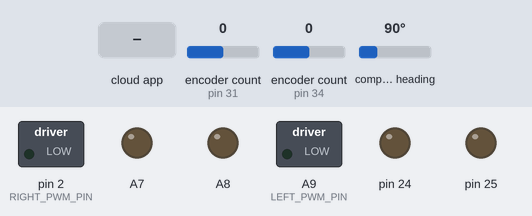
Bench run of a sketch on a simulated Teensy 4. On the bench: switched loads named in the sketch (green lamp = pin HIGH), output pins drawn as LEDs (lit = HIGH). The test bench sets the inputs (shaded band); at power-on: encoder count (sensors on pin 31, pin 34) 0, compass heading 90°. The ROS host is connected and sends only what is stated.

Above: at 1.2 s.
1.3 s: the phone or cloud app sets lwheel_vtarget to -100
At 1.6 s:
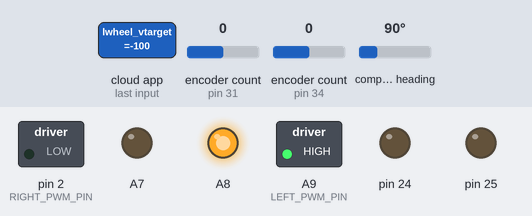
At 2.72 s:
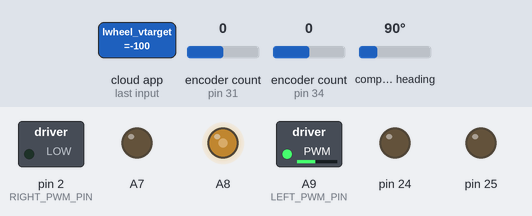
4.3 s: the phone or cloud app sets lwheel_vtarget to 0
5.8 s: the phone or cloud app sets rwheel_vtarget to -100
At 7.41 s:
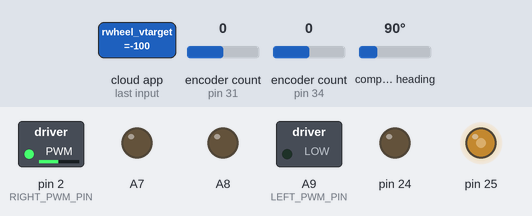
8.8 s: the phone or cloud app sets rwheel_vtarget to 0
10.3 s: the phone or cloud app sets lwheel_vtarget to 100
Timing chart, 0 to 57.4 s (numbered marks = the images above; inputs shaded):
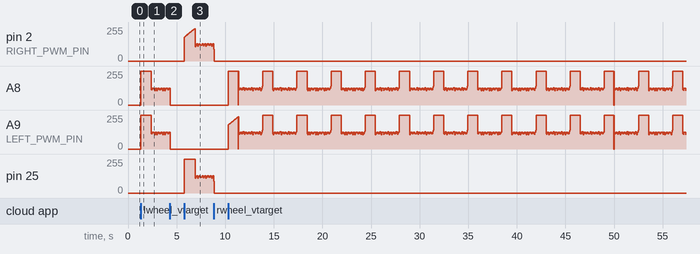

The sketch:

ians_controller.ino
```cpp
#include "motors.h"
#include "PID_velocity.h"
#include "IMU.h"
#include <ros.h>
#include <std_msgs/Int16.h>
#include <std_msgs/Float32.h>
#include <std_msgs/Empty.h>
#include <Encoder.h>
#include <Arduino.h>
#include <tuple>

// Motor Pin Defines
#define RIGHT_PWM_PIN 2
#define RIGHT_MOTOR_EN1 24
#define RIGHT_MOTOR_EN2 25
#define LEFT_PWM_PIN 23
#define LEFT_MOTOR_EN1 21
#define LEFT_MOTOR_EN2 22
#define LEFT_ENCODER_PIN1 34
#define LEFT_ENCODER_PIN2 33
#define RIGHT_ENCODER_PIN1 31
#define RIGHT_ENCODER_PIN2 32
#define BAUD_RATE 115200

// PID params
#define KP 600
#define KI 200
#define KD 0
#define TIMEOUT_TICKS 40
#define L_TICKS_PER_METER 1527.88
#define R_TICKS_PER_METER 1527.88

#define ENCODER_RATE 7 // Milliseconds
#define PID_RATE ENCODER_RATE*2 // Milliseconds

// MOTOR FUNCTIONS & VARIABLES
Encoder lmotor_encoder(LEFT_ENCODER_PIN1, LEFT_ENCODER_PIN2);
Encoder rmotor_encoder(RIGHT_ENCODER_PIN1, RIGHT_ENCODER_PIN2);

// PID controller that creates own motor object
PID_velocity l_pid(LEFT_PWM_PIN, LEFT_MOTOR_EN1, LEFT_MOTOR_EN2, KD, KP, KI, L_TICKS_PER_METER);
PID_velocity r_pid(RIGHT_PWM_PIN, RIGHT_MOTOR_EN1, RIGHT_MOTOR_EN2, KD, KP, KI, R_TICKS_PER_METER);

IntervalTimer encoder_timer; // interrupt to publish encoder values
IntervalTimer PID_timer; // interrupt to check PID loop

int l_halt_highlevel = 0; // motor stalled flags
int r_halt_highlevel = 0;

//IMU
IMU robot_imu;

// ROS FUNCTIONS & VARIABLES
ros::NodeHandle nh;
std_msgs::Int16 lwheel_msg, rwheel_msg;
std_msgs::Float32 quatz_msg, quatw_msg;
ros::Publisher lwheel("lwheel", &lwheel_msg);
ros::Publisher rwheel("rwheel", &rwheel_msg);
ros::Publisher quatz("quat_z", &quatz_msg);
ros::Publisher quatw("quat_w", &quatw_msg);
void ROS_publisher();
void run_PID();

// Callback headers to be used when a ROS topic publish is received
void lwheel_vtarget_callback(const std_msgs::Float32& msg);
void rwheel_vtarget_callback(const std_msgs::Float32& msg);
void encoder_reset_callback(const std_msgs::Empty& reset_msg);

// Subscribers to ROS topics
ros::Subscriber<std_msgs::Float32> lwheel_vtarget_sub("lwheel_vtarget", &lwheel_vtarget_callback);
ros::Subscriber<std_msgs::Float32> rwheel_vtarget_sub("rwheel_vtarget", &rwheel_vtarget_callback);
ros::Subscriber<std_msgs::Empty> reset_encoder_sub("reset_encoders", &encoder_reset_callback);

void setup() {
    Serial.begin(BAUD_RATE);
    // Interrupt set up
    encoder_timer.begin(ROS_publisher, ENCODER_RATE * 1000); // Convert to microseconds
    PID_timer.begin(run_PID, PID_RATE * 1000); // Convert to microseconds

    // ROS Node Setup
    nh.initNode();
    nh.advertise(lwheel);
    nh.advertise(rwheel);
    nh.advertise(quatz);
    nh.advertise(quatw);
    nh.subscribe(lwheel_vtarget_sub);
    nh.subscribe(rwheel_vtarget_sub);
    nh.subscribe(reset_encoder_sub);
}

// Main Loop
void loop() {
    // Sit and spin and wait for message publications from the Pi
    nh.spinOnce();
}

void run_PID() {
    r_pid.pid_spin();
    l_pid.pid_spin();
}

void ROS_publisher() {
    // Send the odom to the Pi for the nav stack
    lwheel_msg.data = (lmotor_encoder.read() / 4);
    rwheel_msg.data = (rmotor_encoder.read() / 4);

    // check for motor stall
    l_halt_highlevel = l_pid.check_motor_stall(lwheel_msg.data);
    r_halt_highlevel = r_pid.check_motor_stall(rwheel_msg.data);

    static int encoder_counter = 0;
    encoder_counter++;
    if (encoder_counter > 14) {
        lwheel.publish(&lwheel_msg);
        rwheel.publish(&rwheel_msg);
        encoder_counter = 0;
        // Publish IMU data
        auto quat_data = robot_imu.read_IMUmsg_data();
        quatw_msg = std::get<0>(quat_data);
        quatz_msg = std::get<1>(quat_data);
        quatw.publish(&quatw_msg);
        quatz.publish(&quatz_msg);
    }

    // Update the PID controller with the current odom
    l_pid.cumulative_enc_val(lwheel_msg.data);
    r_pid.cumulative_enc_val(rwheel_msg.data);
}

void lwheel_vtarget_callback(const std_msgs::Float32& msg) {
    if ((r_halt_highlevel == 1) || (l_halt_highlevel == 1)) { // Check for either left or right motor stall to stop left motor
        l_pid.pid_target = 0;
    } else if ((r_halt_highlevel == 2) || (l_halt_highlevel == 2)) {
        l_pid.pid_target = -0.3;
    } else {
        l_pid.pid_target = msg.data;
    }
}

void rwheel_vtarget_callback(const std_msgs::Float32& msg) {
    if ((r_halt_highlevel == 1) || (l_halt_highlevel == 1)) { // Check for either left or right motor stall to stop right motor
        r_pid.pid_target = 0;
    } else if ((r_halt_highlevel == 2) || (l_halt_highlevel == 2)) {
        r_pid.pid_target = -0.3;
    } else {
        r_pid.pid_target = msg.data;
    }
}

void encoder_reset_callback(const std_msgs::Empty& reset_msg) {
    lmotor_encoder.write(0);
    rmotor_encoder.write(0);
}
```

IMU.cpp
```cpp
#include "Arduino.h"
#include "IMU.h"

IMU::IMU() {
    bno = Adafruit_BNO055(55);
    bno.begin(Adafruit_BNO055::OPERATION_MODE_COMPASS);
    bno.setExtCrystalUse(true);
}

/*
| Author: Juan Huerta and Daniel Hunter
| Return: tuple conataining the quatw and quatz
| Remark: Reads absolute orientation(quaternion) values and returns w
|   and z components
*/
std::tuple<std_msgs::Float32, std_msgs::Float32> IMU::read_IMUmsg_data() {

    imu::Quaternion quat = bno.getQuat();
    std_msgs::Float32 quatw, quatz;
    quatw.data = (float) quat.w();
    quatz.data = (float) quat.z();

    return std::make_tuple(quatw, quatz);
}

/*
| Author: Juan Huerta and Kevin Beher
| Return: Void
| Remark: Reads magnetometer value and converts it to degrees with respect to North
*/
void IMU::read_compass() {
    //sensor_msgs::Compass Compass_msg;
    imu::Vector<3> magnetometer = bno.getVector(Adafruit_BNO055::VECTOR_MAGNETOMETER);

    float Pi = 3.14159;
    float magnetic_heading = (atan2(magnetometer.y(), magnetometer.x()) * 180) / Pi;

    if (magnetic_heading < 0) {
        magnetic_heading = 360 + magnetic_heading;
    }

    Serial.println("Compass ");
    Serial.print(magnetic_heading);
}
```

IMU.h
```cpp
/*
  IMU.h - This library is used read absolute orientation (quaternion)
  with respect to north and return the w and z component in a tuple.
  Dependencies : ros.h - This library provides Float32 ROS message type.
  This data type is passed through to set PWM duty cyle.
  Created by Juan Huerta and Kevin Beher
*/

#ifndef IMU_H
#define IMU_H

#include "Arduino.h"
#include <ros.h>
#include <sensor_msgs/Imu.h>
#include <sensor_msgs/MagneticField.h>
#include <std_msgs/Float32.h>
#include <tuple>

#include <Wire.h>
#include <Adafruit_Sensor.h>
#include <Adafruit_BNO055.h>
#include <utility/imumaths.h>


class IMU
{
    private:
        Adafruit_BNO055 bno;
        void read_compass();

    public:
        IMU();
        std::tuple<std_msgs::Float32, std_msgs::Float32> read_IMUmsg_data();

};

#endif
```

PID_velocity.cpp
```cpp
#include "Arduino.h"
#include "PID_velocity.h"

PID_velocity::PID_velocity(int PWM_PIN,int MOTOR_EN1,int MOTOR_EN2,float Kd,float Kp,float Ki,float ticks_per_m) : motor(PWM_PIN, MOTOR_EN1, MOTOR_EN2){
    pid_error = 0;
    pid_target = 0;
    pid_motor = 0;
    vel = 0;
    pid_integral = 0;
    pid_derivative = 0;
    pid_previous_error = 0;
    wheel_prev = 0;
    wheel_mult = 0;
    prev_encoder = 0;

    then = millis();
    prev_pid_time = millis();
    pid_Kp = Kp;
    pid_Ki = Ki;
    pid_Kd = Kd;
    out_min = -255;
    out_max = 255;
    rate = 30;
    ticks_per_meter = ticks_per_m; //encoder ticks per meter
    velocity_threshold = 0.001;
    encoder_min = -32768;
    encoder_max = 32768;
    encoder_low_wrap = (encoder_max - encoder_min) * 0.3 + encoder_min; // 10k
    encoder_high_wrap = (encoder_max - encoder_min) * 0.7 + encoder_min; // 22k
    wheel_latest = 0.0;
}

/*
| Author: Juan Huerta and Daniel Hunter
| Return: Void
| Remark: Function that calculates the current wheel velocity
*/
void PID_velocity::calc_velocity() {
    // check how much time has elapsed
    double dt_duration = millis() - then; // In milliseconds
    double dt = dt_duration / 1000; // Convert to seconds
    double cur_vel;

    if (wheel_latest == wheel_prev) {
        cur_vel = (1.0 / (double)ticks_per_meter) / dt;
        if (abs(cur_vel) < velocity_threshold) { // too slow
            append_vel(0);
            calc_rolling_vel();
        } else { // moving
            if ((vel >= 0 && vel > cur_vel && cur_vel >= 0) ||
                    (vel < 0 && vel < cur_vel && cur_vel <= 0)) {
                append_vel(cur_vel);
                calc_rolling_vel();
            }
        }
    } else {
        cur_vel = (wheel_latest - wheel_prev) / dt;
        append_vel(cur_vel);
        calc_rolling_vel();
        wheel_prev = wheel_latest;
        then = millis();
    }
}

/*
| Author: Daniel Hunter
| Param: current velocity value
| Return: Void
| Remark: Appends current velocity to an array holding previous velocity values.
|     The prev_vel array is modeled as a FILO queue: elements are added at
|     index 0, and fall off the array at index ROLLING_PTS
*/

void PID_velocity::append_vel(double val) {
    for (int i = 1; i < ROLLING_PTS; i++) {
        prev_vel[i] = prev_vel[i - 1];
    }
    prev_vel[0] = val;
}

/*
| Author: Daniel Hunter
| Return: Void
| Remark: Calculates the average rolling velocity
*/
void PID_velocity::calc_rolling_vel() {
    float sum = 0;
    for (int i = 0; i < ROLLING_PTS; i++) {
        sum += prev_vel[i];
    }
    vel = sum / ROLLING_PTS;
}

/*
| Author: Juan Huerta and Daniel Hunter
| Return: Void
| Remark: calculates pid_motor function
*/
void PID_velocity::do_pid() {
    unsigned long pid_dt_duration = millis() - prev_pid_time;
    double pid_dt = pid_dt_duration / 1000.0; // Must cast to float, otherwise int division
    prev_pid_time = millis();

    pid_error = pid_target - vel;
    pid_integral = pid_integral + (pid_error * pid_dt);
    pid_derivative = (pid_error - pid_previous_error) / pid_dt;
    pid_previous_error = pid_error;

    pid_motor = (pid_Kp * pid_error) + (pid_Ki * pid_integral) + (pid_Kd * pid_derivative);

    if (pid_motor > out_max) { //if calculated PWM is more than max it sets PWM to max
        pid_motor = out_max;
        pid_integral = pid_integral - (pid_error * pid_dt);
    } else if (pid_motor < out_min) { //if caclulated PWM is less than min sets PWM to min
        pid_motor = out_min;
        pid_integral = pid_integral - (pid_error * pid_dt);
    }

    if(pid_target > 0) { //prevents neg output for pos target
      pid_motor = std::max(0.0,pid_motor);
    } else if(pid_target < 0) { // prevents pos output for neg target
      pid_motor = std::min(pid_motor, 0.0);
    } else if (pid_target == 0) {
      pid_motor = 0;
    }
}

/*
| Author: Juan Huerta and Daniel Hunter
| Param: enc
| Return: Void
| Remark: Takes current encoder value and updates cumulative encoder value to account
|       variable wrap around.
*/
void PID_velocity::cumulative_enc_val(int enc) {
    if (enc < encoder_low_wrap && prev_encoder > encoder_high_wrap) {
        wheel_mult++;
    }
    if (enc > encoder_high_wrap && prev_encoder < encoder_low_wrap) {
        wheel_mult--;
    }

    wheel_latest = 1.0 * (enc + wheel_mult * (encoder_max - encoder_min)) / ticks_per_meter;
    prev_encoder = enc;
}

/*
| Author: Juan Huerta and Daniel Hunter
| Return: Void
| Remark: Calculates the current velocity and runs the pid. Calls motor_cmd
|       from motor API to apply PWM calculcated by PID
*/
void PID_velocity::pid_spin() {
    calc_velocity();
    do_pid();
    motor.motor_cmd(pid_motor);
}

/*
| Author: Juan Huerta
| Param: curr_encoder_val
| Return: Void
| Remark: Calls check_motor_stall from motor API and returns value set to halt_highlevel
*/
int PID_velocity::check_motor_stall(float curr_encoder_val){
  motor.check_motor_stall(curr_encoder_val);
  return motor.halt_highlevel;
}
```

PID_velocity.h
```cpp
/*
  PID_velocity.h - This library is used as a feedback control loop for the
  motors. It uses encoder values to calculate velocity of the robot. It calculates
  error from desired velocity and measured and applies correction based on proportional,
  intergral and derivative terms.
  Dependencies : ros.h - This library provides Float32 ROS message type. motors.h - used to apply motor
  commands.
  This data type is passed through to set PWM duty cyle.
  Created by Juan Huerta, Daniel Hunter
*/

#ifndef PID_VELOCITY_H
#define PID_VELOCITY_H

#include <ros.h>
#include <std_msgs/Float32.h>
#include <std_msgs/Int16.h>
#include <algorithm>
#include "Arduino.h"
#include "motors.h"

#define ROLLING_PTS 10

class PID_velocity
{
        motors motor;
        float pid_error;
        float pid_motor;
        float vel;
        float pid_integral;
        float pid_derivative;
        float pid_previous_error;
        float wheel_prev; // previous encoder total ticks
        float wheel_latest; // latest encoder total ticks
        int wheel_mult;
        int prev_encoder;
        float pid_Kp;
        float pid_Ki;
        float pid_Kd;
        int out_min;
        int out_max;
        int rate;
        int ticks_per_meter;
        double velocity_threshold;
        int encoder_min;
        int encoder_max;
        unsigned long prev_pid_time;
        unsigned long then; // This is in milliseconds
        // float dt; // This is in seconds
        int encoder_low_wrap;
        int encoder_high_wrap;
        int rolling_pts;
        float prev_vel[ROLLING_PTS] = { 0 };

    public:
        PID_velocity(int PWM_PIN, int MOTOR_EN1, int MOTOR_EN2, float Kd, float Kp, float Ki, float ticks_per_m);
        float pid_target;
        void calc_velocity();
        void append_vel(double val);
        void calc_rolling_vel();
        void do_pid();
        void cumulative_enc_val(int enc);
        void test_motor_control(std_msgs::Float32 msg);
        void pid_spin();
        int check_motor_stall(float curr_encoder_val);
};

#endif
```

motors.cpp
```cpp
/*
  Motors.cpp -
  Created by Juan Huerta and Kevin Beher
*/

#include "Arduino.h"
#include "motors.h"

/*
| Author: Juan Huerta
| Param: Digital Pins values on the Teensy used as PWM and
|    motor direction and direction enables
| Remark: This constructor sets the pin numbers given as private
|    variables of the class
*/
motors::motors(int pwm_pin, int motor_direction_pin1, int motor_direction_pin2) {
    pinMode(pwm_pin, OUTPUT); //motor PWM pin
    pinMode(motor_direction_pin1, OUTPUT); //motor direction en1
    pinMode(motor_direction_pin2, OUTPUT); //motor direction en2
    PWM_pin = pwm_pin;
    m_dir1 = motor_direction_pin1;
    m_dir2 = motor_direction_pin2;
    timer = 0; // Time variable for wheel stall state machine.
    new_ticks = 0; // Snapshot of encoder value. Used to check for a stall
    halt_highlevel = 0;
}

/*
| Author: Juan Huerta
| Param:  Positive or negative PWM value
| Remark: Calls motor_forward if motor_speed in positive,
|         calls motor_reverse if motor_speed is negative,
|         calls motor_brake if motor_speed is zero
|         updates last_motor_cmd variable with last past motor_speed.
*/
void motors::motor_cmd(float motor_speed) {
    last_motor_cmd = motor_speed;
    if (motor_speed > 0) {
        motor_forward(motor_speed);
    } else if (motor_speed < 0) {
        motor_reverse(abs(motor_speed));
    } else {
        motor_brake();
    }
}

/*
| Author: Juan Huerta
| Param: motor_speed, 0-255
| Return: Void
| Remark: This function sets PWM duty cycle of the right
|    motor and sets directions pins to rotate the motor forward
*/
void motors::motor_forward(float motor_speed) {
    analogWrite(PWM_pin, motor_speed);
    digitalWrite(m_dir1, HIGH);
    digitalWrite(m_dir2, LOW);
}

/*
| Author: Juan Huerta
| Param: motor_speed, 0-255
| Return: Void
| Remark: This function sets PWM duty cycle of the right
|    motor and sets directions pins to rotate the motor in reverse
*/
void motors::motor_reverse(float motor_speed) {
    analogWrite(PWM_pin, motor_speed);
    digitalWrite(m_dir1, LOW);
    digitalWrite(m_dir2, HIGH);
}

/*
| Author: Juan Huerta
| Param: None
| Return: Void
| Remark: This function sets motor direction pins to zero
|    and PWM duty cycle to zero to brake the motor
*/
void motors::motor_brake() {
    analogWrite(PWM_pin, 0);
    digitalWrite(m_dir1, LOW);
    digitalWrite(m_dir2, LOW);
}

/*
| Author: Kevin Beher and Juan Huerta
| Param: curr_encoder_val
| Return: Void
| Remark: State machine that checks for motor stalling. Does this by checking
|     what the last_motor_cmd is set as and if its not zero and encoder values
|     haven't changed the sets flag that motors have stalled.
*/
void motors::check_motor_stall(float curr_encoder_val) {
    switch (wheel_current_state) {
    case (moving):
        new_ticks = curr_encoder_val;
        if  (last_motor_cmd != 0)  { // This state initializes the time and captures wheel position.
            wheel_current_state = check_for_stall;
            timer = millis();
        }
        break;

    case (check_for_stall): // Checks if parameters of stall are met.
        if ( (curr_encoder_val == new_ticks) && (last_motor_cmd != 0) && ((millis() - timer) > STALL_TIME) ) {
            wheel_current_state = turn_off;
            timer = millis();
        }
        if (curr_encoder_val != new_ticks) {
            wheel_current_state = moving;
        }
        break;

    case (turn_off): // This state disables high level commands and stop motors
        halt_highlevel = 1; // Flag to indicate to turn the motors off.
        Serial.print("\r\n");
        motor_cmd(0);
        if ((millis() - timer) > OFF_TIME) {
            halt_highlevel = 2;  // Flag to indicate motors should go in reverse
            wheel_current_state = moving;
            timer = millis();
        }
        break;
    case (go_back):
        if ((millis() - timer) > BACKUP_TIME) {
            halt_highlevel = 0; // Flag that indicates to enable high level commands
            wheel_current_state = moving;
        }
        break;
    default:
        break;
    }
}
```

Source omitted: motors.h (1205 bytes)

Measured:
- after the input at 1.3 s, A8, A9 (LEFT_PWM_PIN): 0/255 → 255/255 at once, then repeats every 0.84 s: 115/255 0.12 s, 124/255 0.20 s, 115/255 0.04 s, 107/255 0.04 s, 124/255 0.16 s, 107/255 0.04 s, 115/255 0.08 s, 124/255 0.16 s
- after the input at 5.8 s, pin 25: 0/255 → 255/255 at once, then repeats every 0.84 s: 118/255 0.04 s, 109/255 0.04 s, 118/255 0.04 s, 125/255 0.04 s, 131/255 0.12 s, 110/255 0.04 s, 118/255 0.08 s, 125/255 0.04 s, 131/255 0.04 s, 122/255 0.04 s, 130/255 0.04 s, 118/255 0.16 s, 131/255 0.12 s
